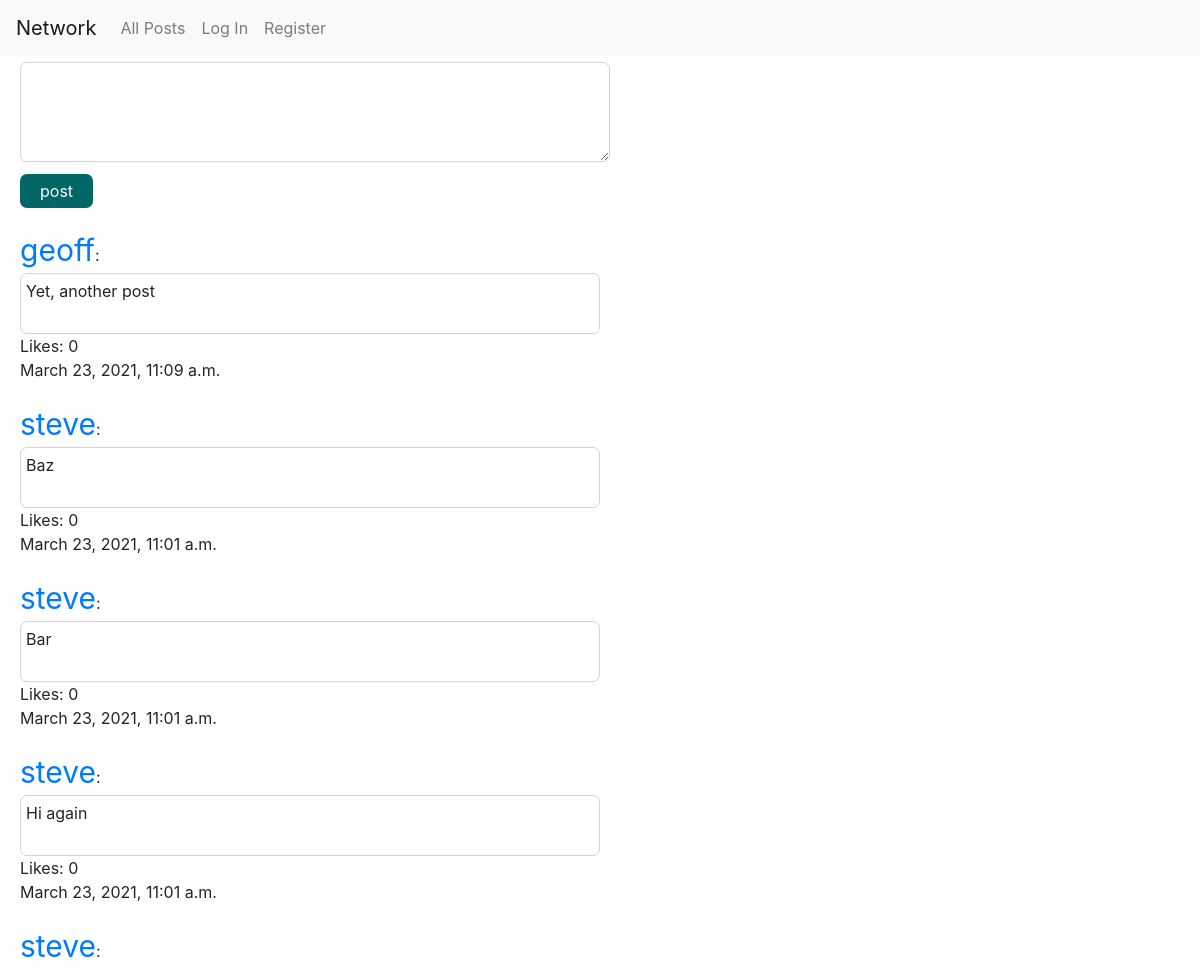
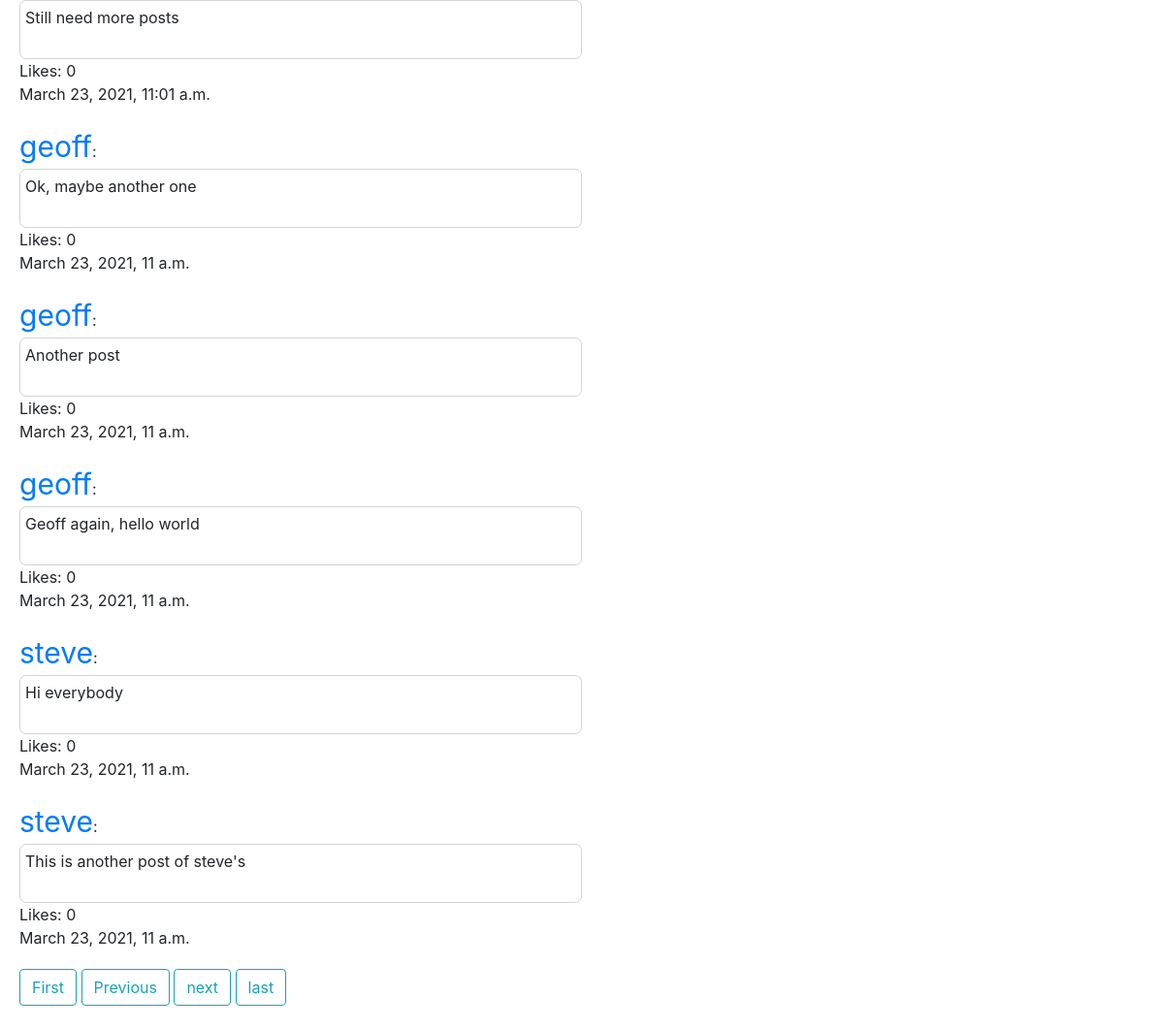
Screenshot of /?page=2 with the database file from the repository (2 pictures, top to bottom).
### network/models.py (models this page shows, shortened)
class Post(models.Model):
    text = models.CharField(max_length=200)
    author = models.ForeignKey(User, on_delete=models.CASCADE)
    timestamp = models.DateTimeField(auto_now_add=True)
    likes = models.IntegerField(default=0)

class User(AbstractUser):
    pass

### network/views.py (the view)
# urls.py: path("", views.index, name="index"),
def index(request):
    posts = Post.objects.all().order_by('-timestamp')
    p = Paginator(posts, 10)
    page_number = request.GET.get('page')
    page_obj = p.get_page(page_number)
    if request.user.is_authenticated:
        user=request.user
        likes = Like.objects.filter(user=user)
        likelist=[]
        for post in posts:
            if Like.objects.filter(user=user, likes=post):
                likelist.append(post)
        return render(request, "network/index.html", {
            "posts": posts, "page_obj": page_obj, "likes": likes, "likelist": likelist
        })
    else:
        return render(request, "network/index.html", {
            "posts": posts, "page_obj": page_obj
        })

### network/templates/network/index.html (shortened to what this page needs)
{% extends "network/layout.html" %}
{% load static %}
{% block body %}
<form action="{% url 'new_post' %}" methods="post">
    <textarea id="new_post" name="new_post"></textarea>
    <div>
        <button type="submit" id="post-button" formmethod="post">post</button>
    </div>
</form>
{% for post in page_obj %}
    <div style="display: block; margin: 20px;">
        <a class="author" href="{% url 'profile' post.author_id %}"> {{ post.author }}</a>:
        <div id="{{ post.id }}">
            <div>
                <div class="text">
                    {{ post.text }}
                </div>
            </div>
            Likes:
            <div id="like-count-{{ post.id }}" style="display: inline">
                {{ post.likes }}
            </div>
        </div>
        <div>
            {{ post.timestamp }}
        </div>
    </div>
{% endfor %}
<div class="pagination">
    <span class="step-links">
    {% if page_obj.has_previous %}
    <a class="btn btn-outline-info mb-4" href="?page=1">First</a>
    <a class="btn btn-outline-info mb-4" href="?page={{ page_obj.previous_page_number }}">Previous</a>
    {% endif %}
    {% if page_obj.has_next %}
            <a class="btn btn-outline-info mb-4" href="?page={{ page_obj.next_page_number }}">next</a>
            <a class="btn btn-outline-info mb-4" href="?page={{ page_obj.paginator.num_pages }}">last</a>
    {% endif %}
</span>
</div>
{% endblock %}

### network/static/network/styles.css (style rules this page uses)
button { margin-top: 6px; background-color: #006666; border: none; color: white; padding: 5px 20px; text-align: center; text-decoration: none; display: inline; font-size: 16px; border-radius: 7px; }
.text { padding-left: 5px; padding-top: 5px; padding-bottom: 30px; border: 1px solid lightgrey; border-radius: 7px; width: 50%; }
form { margin-top: 6px; margin-left: 20px; }
textarea { text-decoration: none; display: inline-block; font-size: 16px; padding-top: 10px; padding-bottom: 30px; border: 1px solid lightgrey; border-radius: 7px; width: 50%; height: 100px; }
.author { font-size: 30px; }
.step-links { padding-left: 20px; }

### rows the page displays
Post: author "geoff", text "Yet, another post", likes "0", timestamp "March 23, 2021, 11:09 a.m."
Post: author "steve", text "Baz", likes "0", timestamp "March 23, 2021, 11:01 a.m."
Post: author "steve", text "Bar", likes "0", timestamp "March 23, 2021, 11:01 a.m."
Post: author "steve", text "Hi again", likes "0", timestamp "March 23, 2021, 11:01 a.m."
Post: author "steve", text "Still need more posts", likes "0", timestamp "March 23, 2021, 11:01 a.m."
Post: author "geoff", text "Ok, maybe another one", likes "0", timestamp "March 23, 2021, 11 a.m."
Post: author "geoff", text "Another post", likes "0", timestamp "March 23, 2021, 11 a.m."
Post: author "geoff", text "Geoff again, hello world", likes "0", timestamp "March 23, 2021, 11 a.m."
Post: author "steve", text "Hi everybody", likes "0", timestamp "March 23, 2021, 11 a.m."
Post: author "steve", text "This is another post of steve's", likes "0", timestamp "March 23, 2021, 11 a.m."
